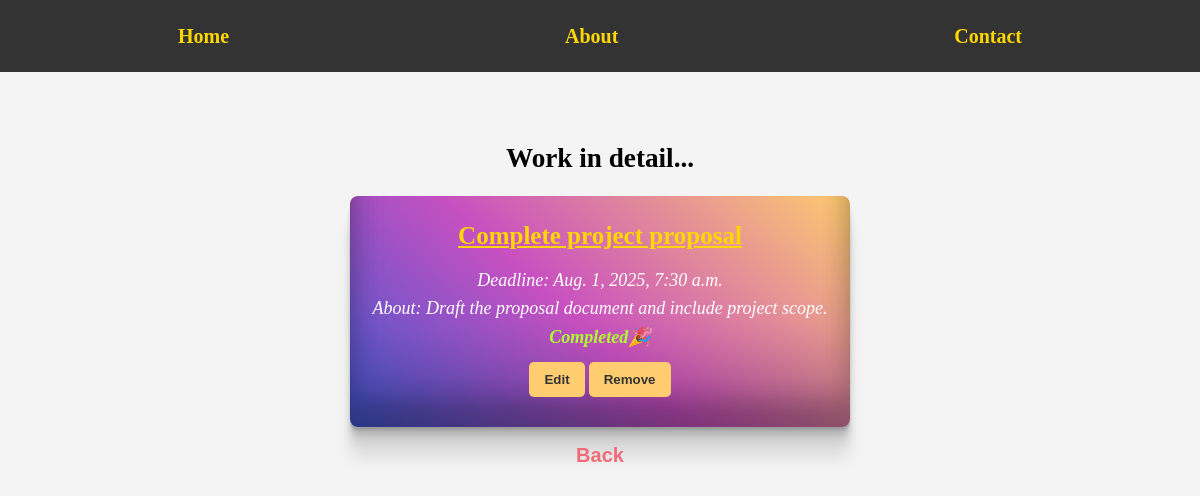
Screenshot of /task/4 with the database file from the repository.
### task/models.py (models this page shows, shortened)
class Task(models.Model):
    title = models.CharField(max_length=100)
    deadline = models.DateTimeField()
    about = models.TextField()
    status = models.BooleanField(default=False)
    created = models.DateTimeField(auto_now_add=True)
    updated = models.DateTimeField(auto_now=True)

### task/views.py (the view)
# urls.py: path("task/<int:id>", views.task_detail, name='task-detail'),  # Retrieve one
def task_detail(request, id):
    try:
        task = Task.objects.get(id = id)
    except Task.DoesNotExist:
        return redirect('task-list')
    context = {
        'title':'Task Detail',
        'task':task,
    }
    return render(request, 'task_detail.html', context)

### task/templates/task_detail.html
{% extends 'base.html' %}
{% load static %}
{% block style %}
    <link rel="stylesheet" href="{% static 'css/task_detail.css' %}">
{% endblock style %}
{% block content %}
    <h1>Work in detail...</h1>
    <div>
        <h3>{{ task.title }}</h3>
        <p>Deadline: {{ task.deadline }}</p>
        <p>About: {{ task.about }}</p>
        {% if not task.status %}
            <p class="incomplete">Incomplete😱</p>
        {% else %}
            <p class="complete">Completed🎉</p>
        {% endif %}
        <button><a href="{% url 'edit-task' task.id %}">Edit</a></button>
        <button><a href="{% url 'remove-task' task.id %}">Remove</a></button>
    </div>
    <button id="backButton">
        <a href="{% url 'task-list' %}">Back</a>
    </button>
{% endblock content %}

### static/css/style.css (style rules this page uses)
* { margin: 0; padding: 0; box-sizing: border-box; }
h1 { font-size: 1.7rem; }

### task/static/css/task_detail.css (style rules this page uses)
#main > div { margin: 15px auto; width: 500px; padding: 20px; border-radius: 0.5rem; background-color: #4158D0; background-image: linear-gradient(43deg, #4158D0 0%, #C850C0 46%, #FFCC70 100%); box-shadow: rgba(0, 0, 0, 0.17) 0px -23px 25px 0px inset, rgba(0, 0, 0, 0.15) 0px -36px 30px 0px inset, rgba(0, 0, 0, 0.1) 0px -79px 40px 0px inset, rgba(0, 0, 0, 0.06) 0px 2px 1px, rgba(0, 0, 0, 0.09) 0px 4px 2px, rgba(0, 0, 0, 0.09) 0px 8px 4px, rgba(0, 0, 0, 0.09) 0px 16px 8px, rgba(0, 0, 0, 0.09) 0px 32px 16px; }
#main > div > h3 { font-size: 25px; text-decoration: underline; color: #FFD700; margin-bottom: 10px; }
#main > div > p { font-size: 18px; color: #fff; font-style: italic; }
#main > button#backButton { font-size: 20px; border: none; background: none; font-weight: 600; }
#main > button#backButton::before { margin-left: auto; }
#main > button#backButton::after, #main > button#backButton::before { content: ''; width: 0%; height: 2px; background: #f44336; display: block; transition: 0.5s; }
#main > button#backButton > a { text-decoration: none; color: #f16b78; }
#main > div > p.complete { color: greenyellow; font-weight: bolder; }
#main > div > button { background-color: #FFCC70; border: none; padding: 5px 15px; border-radius: 5px; margin: 10px 0px; cursor: pointer; text-align: center; display: inline-block; color: #333; font-weight: bold; transition: background-color 0.3s ease, transform 0.2s ease, box-shadow 0.2s ease; }
#main > div > button a { color: #333; text-decoration: none; display: block; width: 100%; height: 100%; line-height: 25px; }

### rows the page displays
Task: title "Complete project proposal", deadline "Aug. 1, 2025, 7:30 a.m.", about "Draft the proposal document and include project scope."
